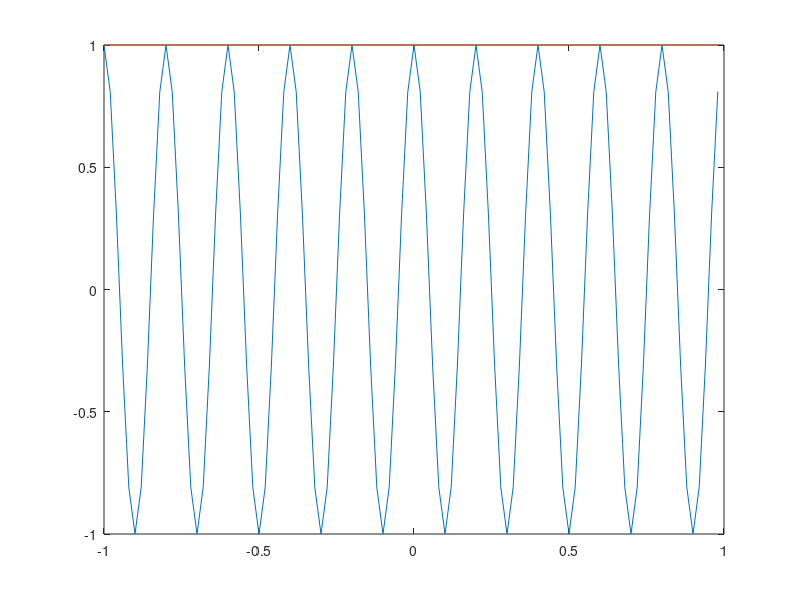
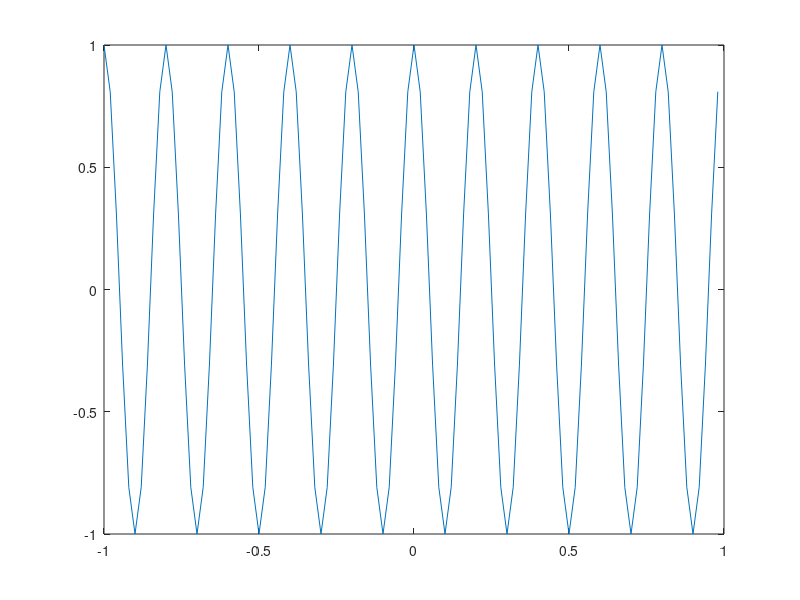
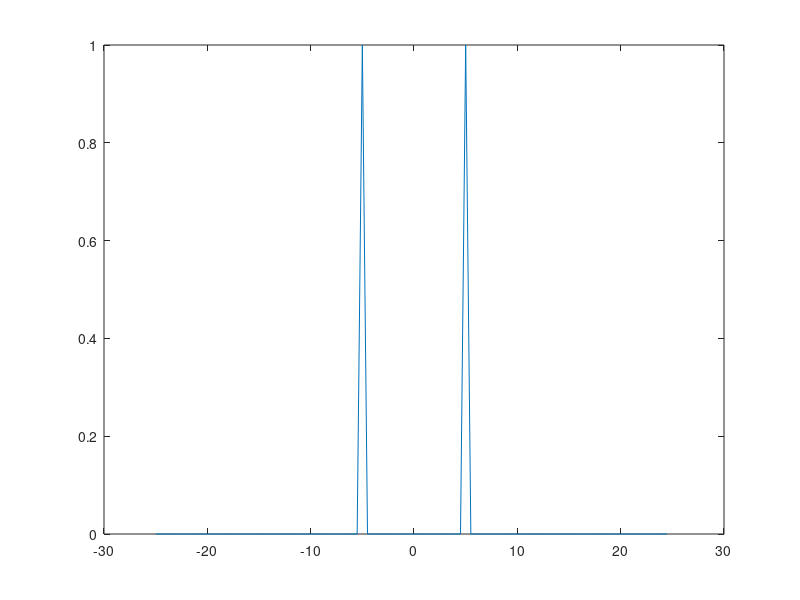

Reproduce these figures in MATLAB, in order.
close all

T = 2;
N = 100;
ts = T / N;        % (0.02 s)
fs = 1 / ts;      %sampling rate(50 Hz)
deltaf = fs / N;  %frequence resolution
t = -1:ts:1-ts;
figure
y = cos(10 * pi * t) ;
 plot(t,y);
hold on
x = rectpuls(t, 2);
plot(t,x );

figure;
plot(t, x.*y);

z = x .* y;

f = -fs/2 : fs/N : fs/2 - fs/N;
y = fftshift(fft(z));
y = y / max(abs(y));
figure;
plot(f,abs(y));